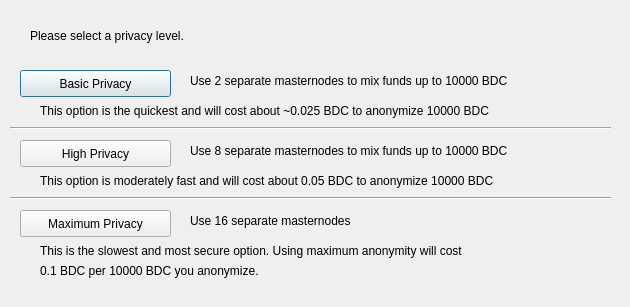
<?xml version="1.0" encoding="UTF-8"?>
<ui version="4.0">
 <class>ObfuscationConfig</class>
 <widget class="QDialog" name="ObfuscationConfig">
  <property name="geometry">
   <rect>
    <x>0</x>
    <y>0</y>
    <width>630</width>
    <height>307</height>
   </rect>
  </property>
  <property name="windowTitle">
   <string>Configure Obfuscation</string>
  </property>
  <widget class="QPushButton" name="buttonBasic">
   <property name="geometry">
    <rect>
     <x>20</x>
     <y>70</y>
     <width>151</width>
     <height>27</height>
    </rect>
   </property>
   <property name="text">
    <string>Basic Privacy</string>
   </property>
  </widget>
  <widget class="QPushButton" name="buttonHigh">
   <property name="geometry">
    <rect>
     <x>20</x>
     <y>140</y>
     <width>151</width>
     <height>27</height>
    </rect>
   </property>
   <property name="text">
    <string>High Privacy</string>
   </property>
  </widget>
  <widget class="QPushButton" name="buttonMax">
   <property name="geometry">
    <rect>
     <x>20</x>
     <y>210</y>
     <width>151</width>
     <height>27</height>
    </rect>
   </property>
   <property name="text">
    <string>Maximum Privacy</string>
   </property>
  </widget>
  <widget class="QLabel" name="label">
   <property name="geometry">
    <rect>
     <x>30</x>
     <y>20</y>
     <width>571</width>
     <height>31</height>
    </rect>
   </property>
   <property name="text">
    <string>Please select a privacy level.</string>
   </property>
  </widget>
  <widget class="QLabel" name="label_2">
   <property name="geometry">
    <rect>
     <x>190</x>
     <y>70</y>
     <width>421</width>
     <height>21</height>
    </rect>
   </property>
   <property name="text">
    <string>Use 2 separate masternodes to mix funds up to 10000 BDC</string>
   </property>
  </widget>
  <widget class="QLabel" name="label_3">
   <property name="geometry">
    <rect>
     <x>190</x>
     <y>140</y>
     <width>411</width>
     <height>21</height>
    </rect>
   </property>
   <property name="text">
    <string>Use 8 separate masternodes to mix funds up to 10000 BDC</string>
   </property>
  </widget>
  <widget class="QLabel" name="label_4">
   <property name="geometry">
    <rect>
     <x>190</x>
     <y>210</y>
     <width>421</width>
     <height>21</height>
    </rect>
   </property>
   <property name="text">
    <string>Use 16 separate masternodes</string>
   </property>
  </widget>
  <widget class="QLabel" name="label_6">
   <property name="geometry">
    <rect>
     <x>40</x>
     <y>100</y>
     <width>561</width>
     <height>21</height>
    </rect>
   </property>
   <property name="text">
    <string>This option is the quickest and will cost about ~0.025 BDC to anonymize 10000 BDC</string>
   </property>
  </widget>
  <widget class="QLabel" name="label_7">
   <property name="geometry">
    <rect>
     <x>40</x>
     <y>170</y>
     <width>561</width>
     <height>21</height>
    </rect>
   </property>
   <property name="text">
    <string>This option is moderately fast and will cost about 0.05 BDC to anonymize 10000 BDC</string>
   </property>
  </widget>
  <widget class="QLabel" name="label_8">
   <property name="geometry">
    <rect>
     <x>40</x>
     <y>240</y>
     <width>561</width>
     <height>21</height>
    </rect>
   </property>
   <property name="text">
    <string>This is the slowest and most secure option. Using maximum anonymity will cost</string>
   </property>
  </widget>
  <widget class="QLabel" name="label_9">
   <property name="geometry">
    <rect>
     <x>40</x>
     <y>260</y>
     <width>561</width>
     <height>21</height>
    </rect>
   </property>
   <property name="text">
    <string>0.1 BDC per 10000 BDC you anonymize.</string>
   </property>
  </widget>
  <widget class="Line" name="line">
   <property name="geometry">
    <rect>
     <x>10</x>
     <y>120</y>
     <width>601</width>
     <height>16</height>
    </rect>
   </property>
   <property name="orientation">
    <enum>Qt::Horizontal</enum>
   </property>
  </widget>
  <widget class="Line" name="line_2">
   <property name="geometry">
    <rect>
     <x>10</x>
     <y>190</y>
     <width>601</width>
     <height>16</height>
    </rect>
   </property>
   <property name="orientation">
    <enum>Qt::Horizontal</enum>
   </property>
  </widget>
 </widget>
 <resources/>
 <connections/>
</ui>
